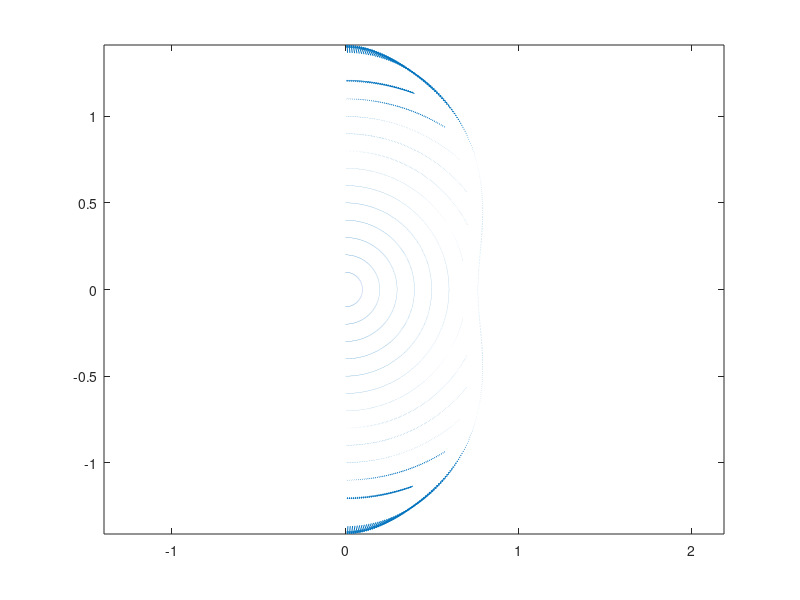
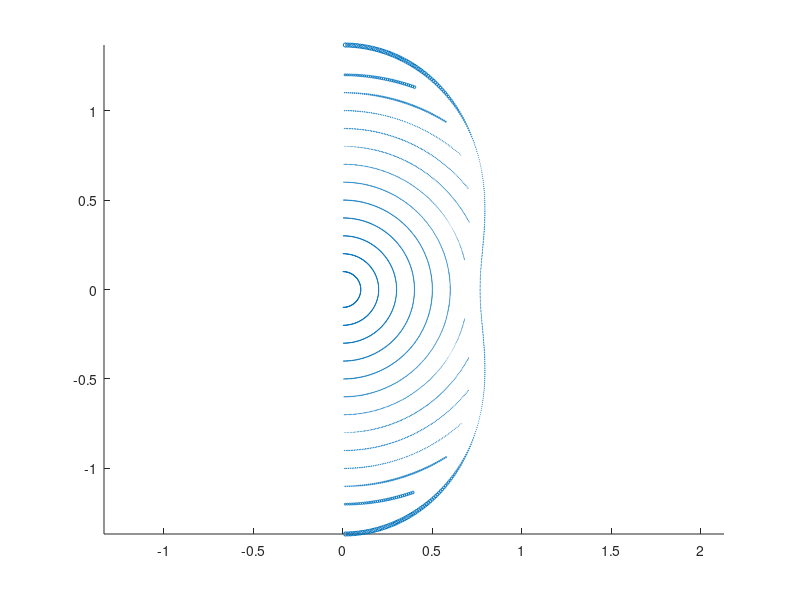

Reproduce these figures in MATLAB, in order.
clear

polVel = dlmread('InitialValues/polarVelCase1.txt');
radVel = dlmread('InitialValues/radialVelCase1.txt');

rS = polVel(:,1);
tS = polVel(:,2);
I = length(tS);

x = zeros(I,1);
z = zeros(I,1);
Vx = zeros(I,1);
Vz = zeros(I,1);
mV = zeros(I,1);

thetaErr = 0;
for i = 1:I
    theta = tS(i);
    radius = rS(i);
    
    %vr = -abs(polVel(i,3));
    vr = radVel(i,3);
    vt = polVel(i,3);
        
    x(i) = sin(theta)*radius;
    z(i) = cos(theta)*radius;
    theta_rec(i) = atan2(x(i),z(i));
    
    thetaErr = thetaErr + abs(theta - theta_rec(i));
    
    % what I think:
    %Vx(i) = sin(theta)*vr + cos(theta)*vt;
    %Vz(i) = -cos(theta)*vr + sin(theta)*vt ;
    
    % dino zrnic
%     Vx(i) = vr*sin(theta) + vt*cos(theta);
%     Vz(i) = vr*cos(theta) - vt*sin(theta); 

    Vx(i) = vr*sin(theta) + vt*cos(theta);
    Vz(i) = vr*cos(theta) - vt*sin(theta); 

    mV(i) = sqrt(vr^2 + vt^2);
end

figure
quiver(x, z, Vx, Vz);
axis equal

max(abs(Vx))
max(abs(Vz))

%plot(1:I,tS,'+',1:I,theta_rec,'o')

figure
scatter(x, z, mV)
axis equal